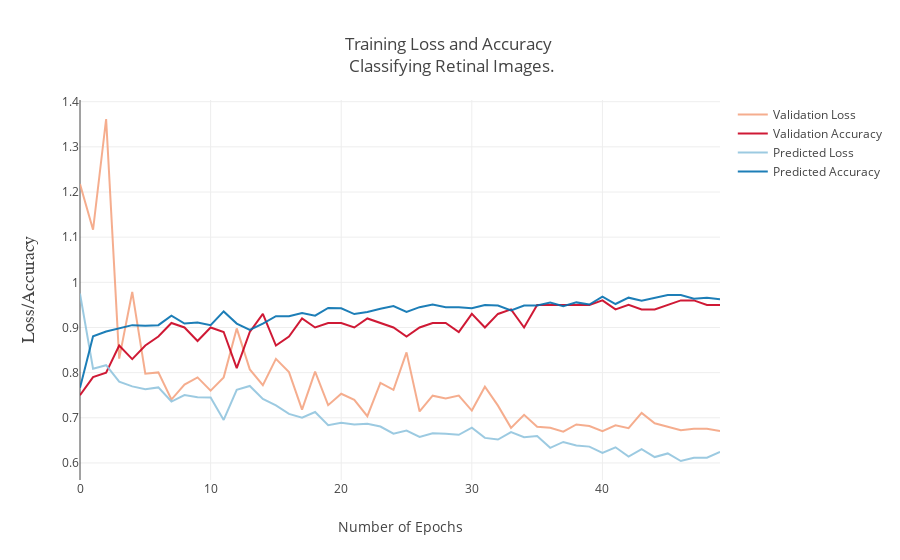

Source (notebook cell):
### Code cell
N = epochs_num #Number of epochs in training

val_loss = go.Scatter(x=np.arange(0, N),y=H.history['val_loss'],
                name = "Validation Loss",line = dict(color = '#f4a582'),opacity = 0.9)

val_acc = go.Scatter(x=np.arange(0, N),y=H.history['val_acc'],
                name = "Validation Accuracy",line = dict(color = '#ca0020'),opacity = 0.9)

loss = go.Scatter(x=np.arange(0, N),y=H.history['loss'],
                name = "Predicted Loss",line = dict(color = '#92c5de'),opacity = 0.9)

acc = go.Scatter(x=np.arange(0, N),y=H.history['acc'],name = "Predicted Accuracy",
                line = dict(color = '#0571b0'),opacity = 0.9)

data = [val_loss,val_acc,loss,acc]


layout = go.Layout(title='Training Loss and Accuracy <br> Classifying Retinal Images.',
                yaxis=dict(title='Loss/Accuracy</b>',ticks='',showticklabels=True,showgrid=True,
                titlefont=dict(family='Arial, sans-serif',size=18))
                ,xaxis=dict(title='Number of Epochs',ticks='',tickangle=0))

fig = dict(data=data, layout=layout)
py.iplot(fig, filename = "Training Loss and Accuracy on Dataset")

### Figure 1 — Plotly figure (JSON) as saved in the notebook; plotly's stock layout.template omitted (floating-point values rounded to 4 significant figures)
{"data": [{"line": {"color": "#f4a582"}, "name": "Validation Loss", "opacity": 0.9, "type": "scatter", "uid": "26eb075e-6c6a-4e73-94e0-89c9f927f023", "x": [0, 1, 2, 3, 4, 5, 6, 7, 8, 9, 10, 11, 12, 13, 14, 15, 16, 17, 18, 19, 20, 21, 22, 23, 24, 25, 26, 27, 28, 29, 30, 31, 32, 33, 34, 35, 36, 37, 38, 39, 40, 41, 42, 43, 44, 45, 46, 47, 48, 49], "y": [1.217, 1.116, 1.362, 0.8311, 0.9787, 0.7978, 0.8005, 0.7404, 0.7734, 0.7895, 0.7602, 0.7895, 0.898, 0.8071, 0.7724, 0.8304, 0.8011, 0.7182, 0.8022, 0.7279, 0.7533, 0.7398, 0.7036, 0.7772, 0.7621, 0.8449, 0.714, 0.7489, 0.7425, 0.7492, 0.7159, 0.7689, 0.727, 0.6777, 0.7067, 0.6803, 0.6778, 0.6692, 0.6853, 0.6819, 0.6706, 0.6835, 0.6771, 0.7108, 0.6878, 0.6797, 0.6723, 0.6757, 0.6755, 0.671]}, {"line": {"color": "#ca0020"}, "name": "Validation Accuracy", "opacity": 0.9, "type": "scatter", "uid": "ed8030cf-ebce-43f6-8fdf-b4ffefd5160f", "x": [0, 1, 2, 3, 4, 5, 6, 7, 8, 9, 10, 11, 12, 13, 14, 15, 16, 17, 18, 19, 20, 21, 22, 23, 24, 25, 26, 27, 28, 29, 30, 31, 32, 33, 34, 35, 36, 37, 38, 39, 40, 41, 42, 43, 44, 45, 46, 47, 48, 49], "y": [0.75, 0.79, 0.8, 0.86, 0.83, 0.86, 0.88, 0.91, 0.9, 0.87, 0.9, 0.89, 0.81, 0.89, 0.93, 0.86, 0.88, 0.92, 0.9, 0.91, 0.91, 0.9, 0.92, 0.91, 0.9, 0.88, 0.9, 0.91, 0.91, 0.89, 0.93, 0.9, 0.93, 0.94, 0.9, 0.95, 0.95, 0.95, 0.95, 0.95, 0.96, 0.94, 0.95, 0.94, 0.94, 0.95, 0.96, 0.96, 0.95, 0.95]}, {"line": {"color": "#92c5de"}, "name": "Predicted Loss", "opacity": 0.9, "type": "scatter", "uid": "81130682-fbbf-4d0d-910b-6e99cfa355b1", "x": [0, 1, 2, 3, 4, 5, 6, 7, 8, 9, 10, 11, 12, 13, 14, 15, 16, 17, 18, 19, 20, 21, 22, 23, 24, 25, 26, 27, 28, 29, 30, 31, 32, 33, 34, 35, 36, 37, 38, 39, 40, 41, 42, 43, 44, 45, 46, 47, 48, 49], "y": [0.975, 0.8085, 0.8164, 0.78, 0.7695, 0.7633, 0.7672, 0.736, 0.7505, 0.7457, 0.745, 0.6953, 0.762, 0.7706, 0.7416, 0.7274, 0.7086, 0.7, 0.7129, 0.6835, 0.6892, 0.6852, 0.6867, 0.6806, 0.6648, 0.6716, 0.6575, 0.6658, 0.6647, 0.6623, 0.6781, 0.6555, 0.6518, 0.6684, 0.6569, 0.6596, 0.6336, 0.6465, 0.6387, 0.6362, 0.6221, 0.6347, 0.614, 0.6305, 0.613, 0.6211, 0.6043, 0.6116, 0.6118, 0.6246]}, {"line": {"color": "#0571b0"}, "name": "Predicted Accuracy", "opacity": 0.9, "type": "scatter", "uid": "84527f06-b63c-4d0e-8633-ab240378733b", "x": [0, 1, 2, 3, 4, 5, 6, 7, 8, 9, 10, 11, 12, 13, 14, 15, 16, 17, 18, 19, 20, 21, 22, 23, 24, 25, 26, 27, 28, 29, 30, 31, 32, 33, 34, 35, 36, 37, 38, 39, 40, 41, 42, 43, 44, 45, 46, 47, 48, 49], "y": [0.7667, 0.8806, 0.8911, 0.8981, 0.9052, 0.904, 0.9052, 0.9262, 0.9087, 0.911, 0.9052, 0.9356, 0.9087, 0.8946, 0.9087, 0.9251, 0.9251, 0.9321, 0.9262, 0.9433, 0.9426, 0.9297, 0.9344, 0.9415, 0.9473, 0.9344, 0.945, 0.9508, 0.945, 0.945, 0.9426, 0.9496, 0.9485, 0.9379, 0.9485, 0.9485, 0.9555, 0.9473, 0.9556, 0.9508, 0.9684, 0.952, 0.966, 0.959, 0.9649, 0.9719, 0.9719, 0.9637, 0.966, 0.9625]}], "layout": {"title": {"text": "Training Loss and Accuracy <br> Classifying Retinal Images."}, "xaxis": {"tickangle": 0, "ticks": "", "title": {"text": "Number of Epochs"}}, "yaxis": {"showgrid": true, "showticklabels": true, "ticks": "", "title": {"font": {"family": "Arial, sans-serif", "size": 18}, "text": "Loss/Accuracy</b>"}}}}
